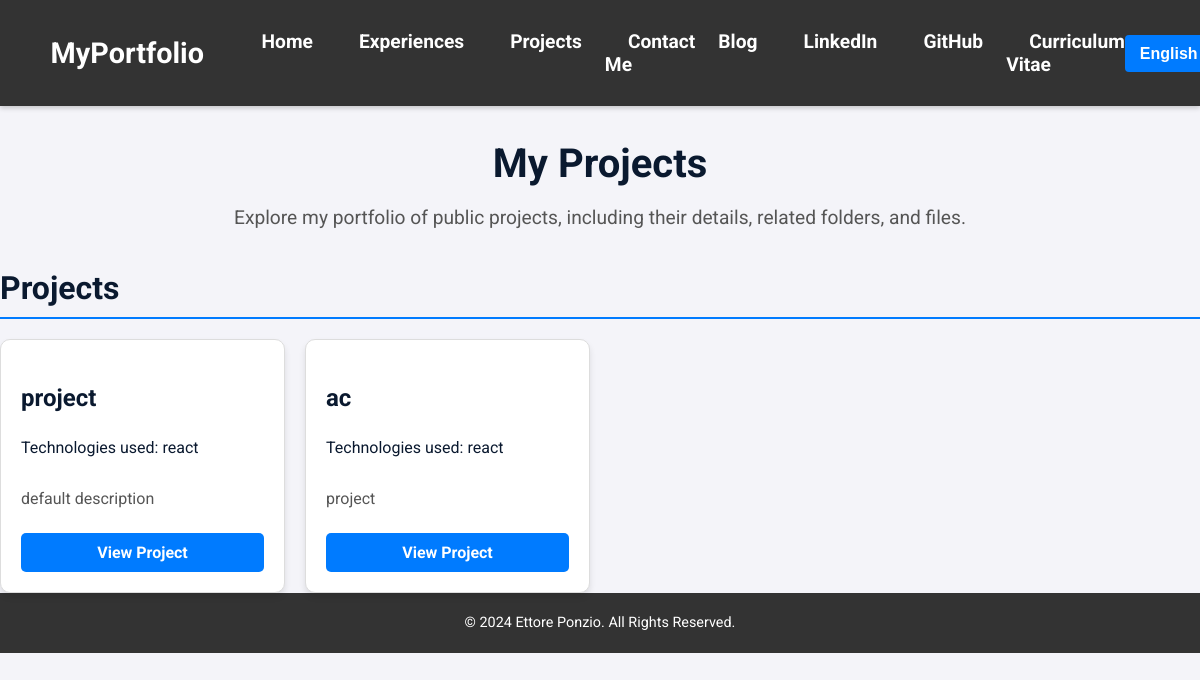
The page /en/projects/ on the database as committed earlier.
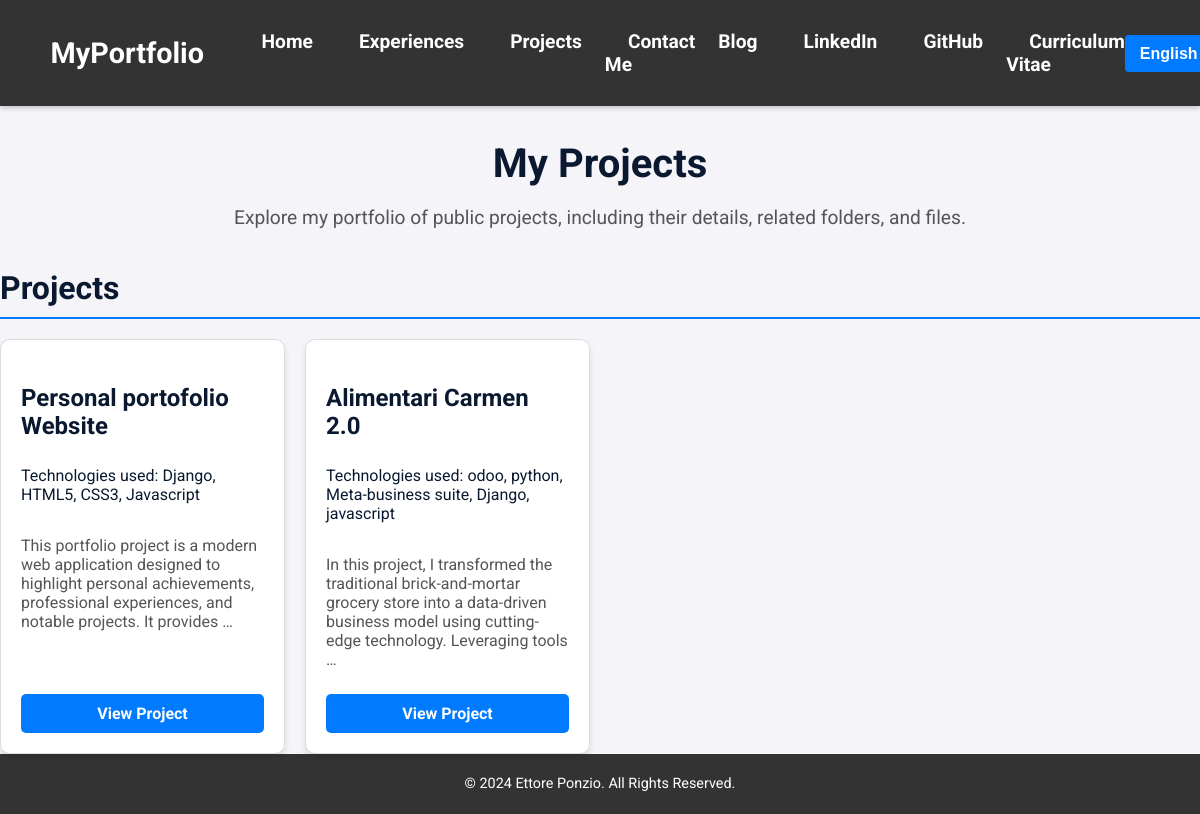
The same page on the database as committed later.
### portfolio/models.py (models this page shows, shortened)
class Project(models.Model):
    title_en = models.CharField(
        max_length=100,
        help_text=_("Title of the project in English."),
        verbose_name=_("Title (EN)")
    )
    title_it = models.CharField(
        max_length=100,
        help_text=_("Title of the project in Italian."),
        verbose_name=_("Title (IT)")
    )
    description_en = models.TextField(
        help_text=_("Detailed description of the project in English."),
        verbose_name=_("Description (EN)")
    )
    description_it = models.TextField(
        help_text=_("Detailed description of the project in Italian."),
        verbose_name=_("Description (IT)")
    )
    date = models.DateField(
        help_text=_("Date of project completion or start date."),
        verbose_name=_("Date")
    )
    technologies = models.CharField(
        max_length=200,
        help_text=_("Comma-separated list of technologies used."),
        verbose_name=_("Technologies")
    )
    public_url = models.URLField(
        blank=True,
        null=True,
        help_text=_("Public link, e.g., GitHub or live demo."),
        verbose_name=_("Public URL")
    )
    private_url = models.URLField(
        blank=True,
        null=True,
        help_text=_("Private link, e.g., Google Drive or restricted resource."),
        verbose_name=_("Private URL")
    )
    is_public = models.BooleanField(
        default=True,
        help_text=_("Flag to indicate if project is publicly visible."),
        verbose_name=_("Is Public")
    )
    google_file_id = models.CharField(
        max_length=100,
        blank=True,
        null=True,
        help_text=_("Google File ID for embedding a presentation."),
        verbose_name=_("Google File ID")
    )
    onedrive_share_link = models.URLField(
        max_length=2000,
        blank=True,
        null=True,
        help_text=_("OneDrive share link for embedding a presentation"),
        verbose_name=_("OneDrive_Link")
    )
    class Meta:
        verbose_name = _("Project")
        verbose_name_plural = _("Projects")

### portfolio/views.py (the view)
# urls.py: path('projects/', views.projects, name='projects'),
def projects(request):
    user_language = get_language()  # Detect the current language (e.g., 'en' or 'it')
    projects = Project.objects.prefetch_related('folders__files').filter(is_public=True)
    for project in projects:
        if user_language == 'it':
            project.display_title = project.title_it
            project.display_description = project.description_it
        else:
            project.display_title = project.title_en
            project.display_description = project.description_en
    context = {'projects': projects}
    return render(request, 'portfolio/projects.html', context)

### portfolio/templates/portfolio/projects.html (shortened to what this page needs)
{% extends 'portfolio/base.html' %}
{% load static %}
{% load i18n %}
{% block styles %}
    <link rel="stylesheet" href="{% static 'portfolio/css/project.css' %}">
{% endblock %}
{% block content %}
<article class="projects-page">
    <header>
        <h1 class="page-title">{% trans "My Projects" %}</h1>
        <p class="page-subtitle">
            {% trans "Explore my portfolio of public projects, including their details, related folders, and files." %}
        </p>
    </header>
    <section class="projects-grid" aria-labelledby="projects-heading">
        <h2 id="projects-heading" class="section-heading">{% trans "Projects" %}</h2>
        {% if projects %}
            <div class="grid">
                {% for project in projects %}
                    <div class="project-card">
                        <h3 class="project-card-title">{{ project.display_title }}</h3>
                        <p class="project-card-tech">{% trans "Technologies used:" %} {{project.technologies}} </p>
                        <p class="project-card-description">{{ project.display_description|truncatewords:20 }}</p>
                        <a href="{% url 'portfolio:project_detail' project.id %}" class="btn">{% trans "View Project" %}</a>
                    </div>
                {% endfor %}
            </div>
        {% else %}
            <p>{% trans "No projects available at the moment." %}</p>
        {% endif %}
    </section>
</article>
{% endblock %}

Rows that differ between the two databases and show on the page:
removed Project: display_title "project", technologies "react", display_description "default description"
added Project: display_title "Personal portofolio Website", technologies "Django, HTML5, CSS3, Javascript", display_description "This portfolio project is a modern web application designed to highlight personal achievements, professional experiences, and notable projects. It provides …"
changed Project: display_title "ac" → "Alimentari Carmen 2.0"; technologies "react" → "odoo, python, Meta-business suite, Django, javascript"; display_description "project" → "In this project, I transformed the traditional brick-and-mortar grocery store into a data-driven business model using cutting-edge technology. Leveraging tools …"
